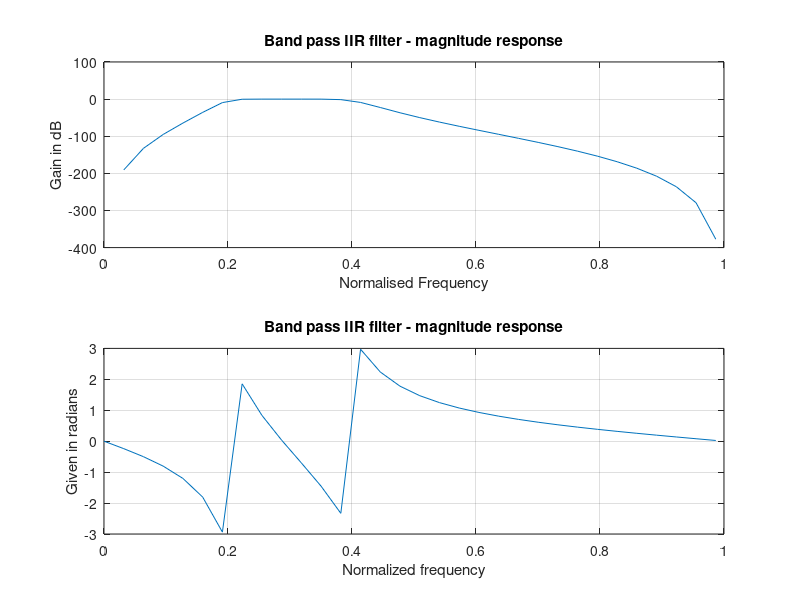

Here is the MATLAB script that generated this plot:
%DSP LAB ASSESSMENT - 6
%Chirag Satapathy - 19BEI0107

%Date - 28th September, 2021

%To design an analog IIR butterworth bandpass filter with parameters
%alphap=2, alphas=20, fp1=0.2, fs1=0.1 and f = 2000

clc
clear all
close all

%Design of analog butterworth filter
alphap = 2;
alphas = 20;
fp1 = 0.2;
fp2 = 0.4;
fs1 = 0.1;
fs2 = 0.5;
f = 2000;
omegap = [0.2*pi,0.4*pi];
omegas = [0.1*pi,0.5*pi];

%Design Butter LPF
[n wn] = buttord(omegap/pi, omegas/pi, alphap, alphas);

%COmputing order of filter
[b a] = butter(n,wn);
w=0:0.1:pi;
[h w] = freqz(b,a,w);
m = abs(h);
an = angle(h);
subplot(2,1,1);
plot(w/pi,20*log(m));
grid;
xlabel('Normalised Frequency');
ylabel('Gain in dB');
title('Band pass IIR filter - magnitude response');
subplot(2,1,2);

%Plotting phase response 
plot(w/pi,an);
grid;
xlabel('Normalized frequency');
ylabel('Given in radians');
title('Band pass IIR filter - magnitude response');